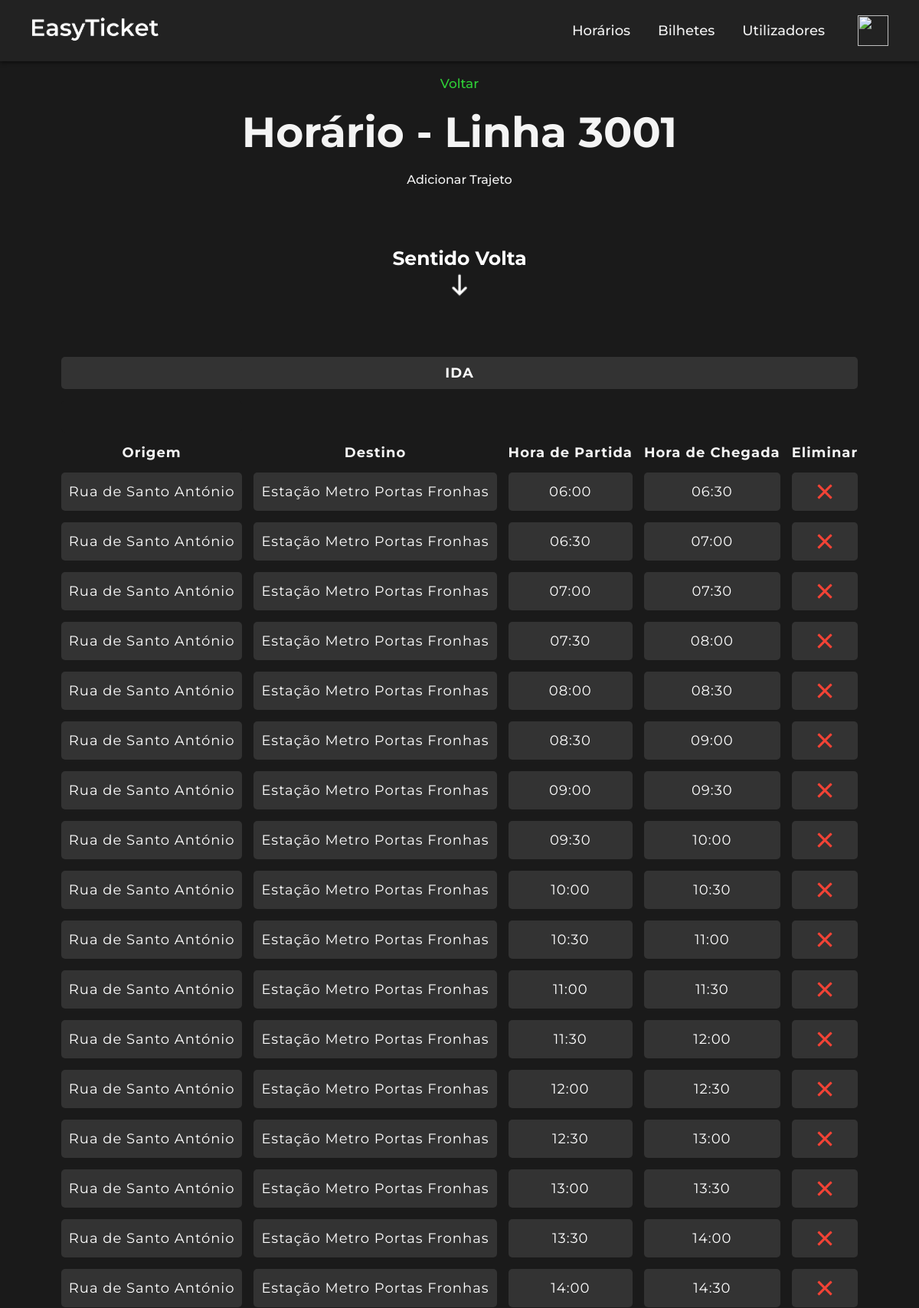
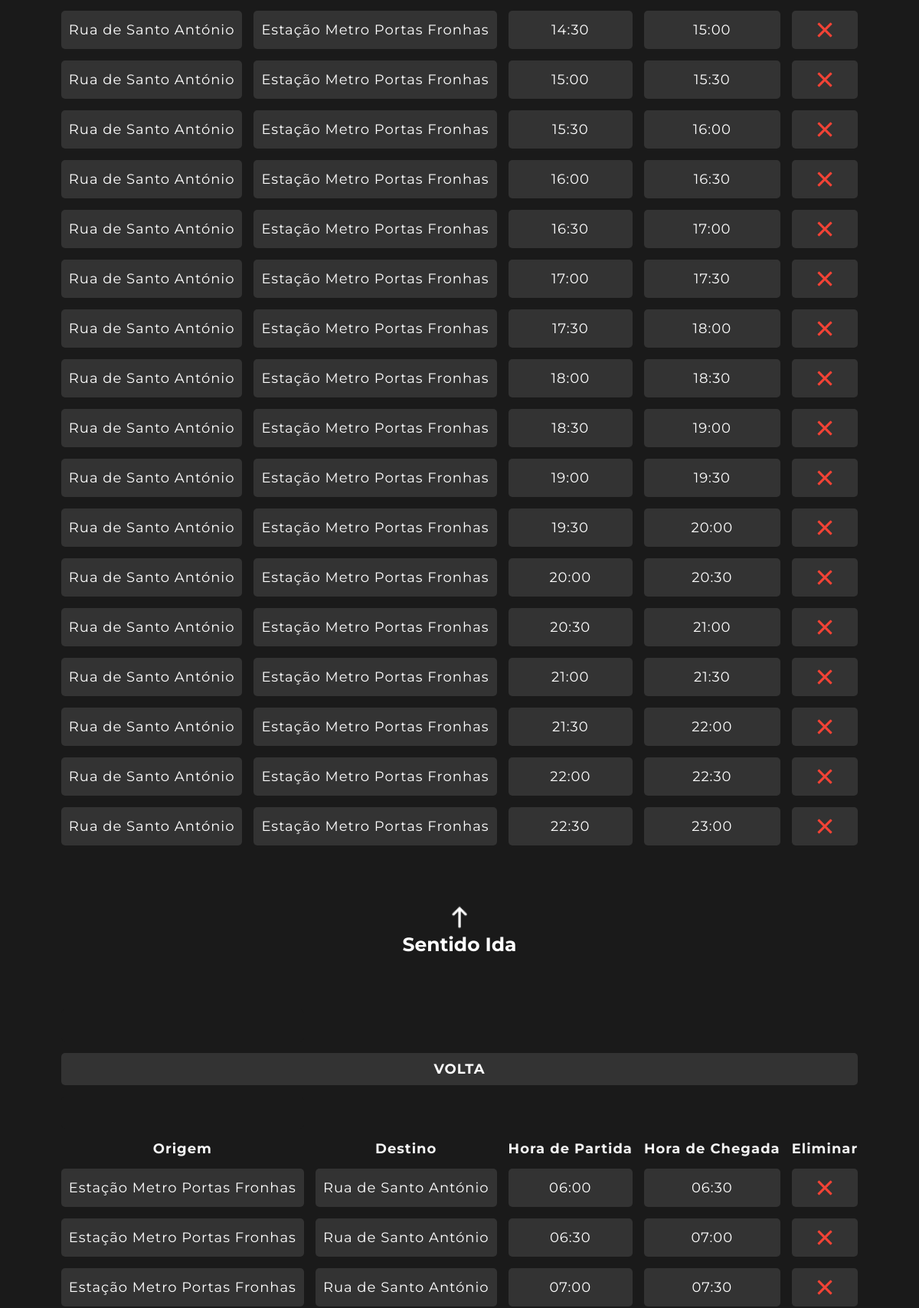
Page /linha_3001.php (signed in, upper part) on the committed database (2 pictures, top to bottom).
### tables this page shows
CREATE TABLE `viagem` (
  `id_viagem` int(11) NOT NULL,
  `id_autocarro` int(11) NOT NULL,
  `linha_autocarro` int(4) NOT NULL,
  `sentido` set('ida','volta') NOT NULL DEFAULT 'ida',
  `origem` varchar(40) NOT NULL,
  `destino` varchar(40) NOT NULL,
  `hora_partida` time NOT NULL,
  `hora_chegada` time NOT NULL
);

### linha_3001.php (the view, shortened to what this page needs)
<?php
if ($_SESSION['tipo_utilizador'] == 'admin') {
    require_once('menu.php');
} elseif ($_SESSION['tipo_utilizador'] == 'user') {
    require_once('menu2.php');
} elseif ($_SESSION['tipo_utilizador'] == 'semregisto') {
    require_once('menu3.php');
}
require_once('ligarbd.php');
$linha_autocarro = 3001;
$consulta_ida = "SELECT id_viagem, linha_autocarro, origem, destino, SUBSTRING(hora_partida, 1, 5) AS hora_partida, SUBSTRING(hora_chegada, 1, 5) AS hora_chegada
             FROM viagem WHERE sentido='ida' AND linha_autocarro = '$linha_autocarro' ORDER BY hora_partida";
$resultado_ida = mysqli_query($basedados, $consulta_ida);
$nregistos_ida = mysqli_num_rows($resultado_ida);
$consulta_volta = "SELECT id_viagem, linha_autocarro, origem, destino, SUBSTRING(hora_partida, 1, 5) AS hora_partida, SUBSTRING(hora_chegada, 1, 5) AS hora_chegada
             FROM viagem WHERE sentido='volta' AND linha_autocarro = '$linha_autocarro' ORDER BY hora_partida";
$resultado_volta = mysqli_query($basedados, $consulta_volta);
$nregistos_volta = mysqli_num_rows($resultado_volta);
?>
<html>
<head>
    <link href="style.css" rel="stylesheet" type="text/css">
</head>
<body>
<center>
    <br>
<center>
<a href="inicio.php#horarios">Voltar</a>
<br>
<h1>Horário - Linha 3001</h1>
    <br>
    <?php
if (isset($_SESSION['tipo_utilizador']) && $_SESSION['tipo_utilizador'] === "admin") {
	?>
    <p style="cursor:pointer;" onclick="scrollToBottom()">Adicionar Trajeto</p>
    <br><br>
<?php
}
?>
<?php
if ($nregistos_ida == 0 && $nregistos_volta == 0) {
    echo "<h1>Não há registos existentes para esta linha!</h1>";
    echo '<br><br><br><br>';
	if (isset($_SESSION['tipo_utilizador']) && $_SESSION['tipo_utilizador'] === "admin") {
    echo "<h2>Inserir Novo Trajeto</h2>";
    echo "<br>";
    echo "<a onclick='confirmainserir();'>";
    echo "<img src='img/inserir.png' title='Inserir' style='cursor: pointer;' >";
    echo "</a>";
    echo "<table>";
    echo "<tr><td style='background-color: #1a1a1a;'>&nbsp;</td></tr>";
    echo "</table>";
	}
    echo "<br>";
} else {
    ?>
<table class="trajeto-table">
    <?php
    if ($nregistos_ida == 0) {
        echo '<br><br><br><br>';
        echo "<p>Não há registos disponíveis para o sentido de ida.</p>";
    } else {
        if ($nregistos_volta > 0) {
            echo '<p class="section-link"><a href="javascript:void(0)" onclick="scrollToSection(\'volta\')">Sentido Volta</a></p>';
            echo '<img src="img/seta_baixo.png" class="section-img" onclick="scrollToSection(\'volta\')">';
        }
        echo '<tr>';
        echo '<br>';
        echo '<td colspan="7" style="text-align: center; font-weight: bold;" id="ida">IDA</td>';
        echo '<tr><td style="background-color: #1a1a1a;">&nbsp;</td></tr>';
        echo '</tr>';
        echo '<tr>';
        echo '<th> Origem </th>';
        echo '<th> Destino </th>';
        echo '<th> Hora de Partida </th>';
        echo '<th> Hora de Chegada </th>';
        if (isset($_SESSION['tipo_utilizador']) && $_SESSION['tipo_utilizador'] === "admin") {
            echo '<th> Eliminar </th>';
        }
        echo '</tr>';
        for ($i = 0; $i < $nregistos_ida; $i++) {
            $registo = mysqli_fetch_array($resultado_ida);
            echo '<tr>';
            echo '<td>'.$registo['origem'].'</td>';
            echo '<td>'.$registo['destino'].'</td>';
            echo '<td>'.$registo['hora_partida'].'</td>';
            echo '<td>'.$registo['hora_chegada'].'</td>';
            if (isset($_SESSION['tipo_utilizador']) && $_SESSION['tipo_utilizador'] === "admin") {
                echo '<td align="center"> <a onClick="confirmaremover(' . $registo['id_viagem'] . ');" style="cursor: pointer;">';
                echo '<img class="img-icon" src="img/eliminar.png"> </a></td>';
            }
            echo '</tr>';
        }
    }
    ?>
</table>
<br>
<table class="trajeto-table">
    <?php
    if ($nregistos_volta == 0) {
        echo '<br><br><br><br>';
        echo "<p>Não há registos disponíveis para o sentido de volta.</p>";
    } else {
        if ($nregistos_ida > 0) {
            echo '<img src="img/seta_cima.png" class="section-img" onclick="scrollToSection(\'ida\')">';
            echo '<p class="section-link"><a href="javascript:void(0)" onclick="scrollToSection(\'ida\')">Sentido Ida</a></p>';
        }
        echo '<tr>';
        echo '<tr><td style="background-color: #1a1a1a;">&nbsp;</td></tr>';
        echo '<td colspan="7" style="text-align: center; font-weight: bold;" id="volta">VOLTA</td>';
        echo '<tr><td style="background-color: #1a1a1a;">&nbsp;</td></tr>';
        echo '</tr>';
        echo '<tr>';
        echo '<th> Origem </th>';
        echo '<th> Destino </th>';
        echo '<th> Hora de Partida </th>';
        echo '<th> Hora de Chegada </th>';
        if (isset($_SESSION['tipo_utilizador']) && $_SESSION['tipo_utilizador'] === "admin") {
            echo '<th> Eliminar </th>';
        }
        echo '</tr>';
        for ($i = 0; $i < $nregistos_volta; $i++) {
            $registo = mysqli_fetch_array($resultado_volta);
            echo '<tr>';
            echo '<td>'.$registo['origem'].'</td>';
            echo '<td>'.$registo['destino'].'</td>';
            echo '<td>'.$registo['hora_partida'].'</td>';
            echo '<td>'.$registo['hora_chegada'].'</td>';
        if (isset($_SESSION['tipo_utilizador']) && $_SESSION['tipo_utilizador'] === "admin") {
            echo '<td align="center"> <a onClick="confirmaremover(' . $registo['id_viagem'] . ');" style="cursor: pointer;">';
            echo '<img class="img-icon" src="img/eliminar.png"> </a></td>';
        }
            echo '</tr>';
        }
    }
    ?>
</table>
<?php
if (isset($_SESSION['tipo_utilizador']) && $_SESSION['tipo_utilizador'] === "admin") {
	?>
<br><br>
<br>
<?php
}
?>
<br><br><br>
<?php
if ($nregistos_ida > 0 && $nregistos_volta > 0) {
?>
    <br>
<?php
    }
}
?>
    <br><br>
</center>
</body>
</html>

### style_navbar.css (style rules this page uses)
body { font-family: Arial, sans-serif; font-weight: 500; margin: 0; padding: 0; background-color: #1a1a1a; color: #f4f4f4; }
* { margin: 0; padding: 0; box-sizing: border-box; font-family: 'Montserrat', sans-serif; user-select: none; -moz-user-select: none; -webkit-user-select: none; -ms-user-select: none; -webkit-user-drag: none; -khtml-user-drag: none; -moz-user-drag: none; -o-user-drag: none; }
@media screen and (max-width: 1919px) and (min-width: 501px) { h1 { font-size: 50px; margin-top: 20px; } }
@media screen and (max-width: 1919px) and (min-width: 501px) { body { font-family: Arial, sans-serif; font-weight: 500; margin: 0; padding: 0; background-color: #1a1a1a; color: #f4f4f4; } }
@media screen and (max-width: 1919px) and (min-width: 501px) { a { color: #2ece36; font-weight: 500; font-size: 20px; text-decoration: none; transition: color 0.3s ease; } }

### style.css (style rules this page uses)
* { user-select: none; -moz-user-select: none; -webkit-user-select: none; -ms-user-select: none; -webkit-user-drag: none; -khtml-user-drag: none; -moz-user-drag: none; -o-user-drag: none; margin: 0; padding: 0; box-sizing: border-box; font-family: 'Montserrat', sans-serif; }
p, svg, button,input, img:active, a:active { -webkit-tap-highlight-color: rgba(0, 0, 0, 0); -webkit-focus-ring-color: rgba(0, 0, 0, 0); outline: none !important; }
@media screen and (max-width: 1919px) and (min-width: 501px) { h1 { font-size: 55px; margin-top: 20px; text-align: center; } }
@media screen and (max-width: 1919px) and (min-width: 501px) { body { font-family: Arial, sans-serif; font-weight: 500; margin: 0; padding: 0; background-color: #1a1a1a; color: #f4f4f4; } }
@media screen and (max-width: 1919px) and (min-width: 501px) { a { color: #2ece36; font-weight: 500; font-size: 17px; text-decoration: none; transition: color 0.3s ease; } }
@media screen and (max-width: 1919px) and (min-width: 501px) { table { margin: 0 auto; border-collapse: separate; border-spacing: 15px; font-size: 18px; text-align: center; letter-spacing: 1px; vertical-align: middle; width: auto; } }
@media screen and (max-width: 1919px) and (min-width: 501px) { td { border-radius: 5px; background-color: rgb(51, 51, 51); padding: 10px; color: white; } }
@media screen and (max-width: 1919px) and (min-width: 501px) { .section-link { font-size: 20px; color: white; cursor: pointer; text-decoration: none; } }
@media screen and (max-width: 1919px) and (min-width: 501px) { .section-link a { font-size: 25px; font-weight: bold; cursor: pointer; text-decoration: none; color: white; } }
@media screen and (max-width: 1919px) and (min-width: 501px) { .section-img { cursor: pointer; width: 40px; height: auto; } }
@media screen and (max-width: 1919px) and (min-width: 501px) { .img-icon { width: 30px; height: 30px; margin: 0 auto; display: block; } }

### rows in the picture
viagem: origem "Rua de Santo António", destino "Estação Metro Portas Fronhas", hora_partida "06:00", hora_chegada "06:30"
viagem: origem "Rua de Santo António", destino "Estação Metro Portas Fronhas", hora_partida "06:30", hora_chegada "07:00"
viagem: origem "Rua de Santo António", destino "Estação Metro Portas Fronhas", hora_partida "07:00", hora_chegada "07:30"
viagem: origem "Rua de Santo António", destino "Estação Metro Portas Fronhas", hora_partida "07:30", hora_chegada "08:00"
viagem: origem "Rua de Santo António", destino "Estação Metro Portas Fronhas", hora_partida "08:00", hora_chegada "08:30"
viagem: origem "Rua de Santo António", destino "Estação Metro Portas Fronhas", hora_partida "08:30", hora_chegada "09:00"
viagem: origem "Rua de Santo António", destino "Estação Metro Portas Fronhas", hora_partida "09:00", hora_chegada "09:30"
viagem: origem "Rua de Santo António", destino "Estação Metro Portas Fronhas", hora_partida "09:30", hora_chegada "10:00"
viagem: origem "Rua de Santo António", destino "Estação Metro Portas Fronhas", hora_partida "10:00", hora_chegada "10:30"
viagem: origem "Rua de Santo António", destino "Estação Metro Portas Fronhas", hora_partida "10:30", hora_chegada "11:00"
viagem: origem "Rua de Santo António", destino "Estação Metro Portas Fronhas", hora_partida "11:00", hora_chegada "11:30"
viagem: origem "Rua de Santo António", destino "Estação Metro Portas Fronhas", hora_partida "11:30", hora_chegada "12:00"
viagem: origem "Rua de Santo António", destino "Estação Metro Portas Fronhas", hora_partida "12:00", hora_chegada "12:30"
viagem: origem "Rua de Santo António", destino "Estação Metro Portas Fronhas", hora_partida "12:30", hora_chegada "13:00"
viagem: origem "Rua de Santo António", destino "Estação Metro Portas Fronhas", hora_partida "13:00", hora_chegada "13:30"
viagem: origem "Rua de Santo António", destino "Estação Metro Portas Fronhas", hora_partida "13:30", hora_chegada "14:00"
viagem: origem "Rua de Santo António", destino "Estação Metro Portas Fronhas", hora_partida "14:00", hora_chegada "14:30"
viagem: origem "Rua de Santo António", destino "Estação Metro Portas Fronhas", hora_partida "14:30", hora_chegada "15:00"
viagem: origem "Rua de Santo António", destino "Estação Metro Portas Fronhas", hora_partida "15:00", hora_chegada "15:30"
viagem: origem "Rua de Santo António", destino "Estação Metro Portas Fronhas", hora_partida "15:30", hora_chegada "16:00"
viagem: origem "Rua de Santo António", destino "Estação Metro Portas Fronhas", hora_partida "16:00", hora_chegada "16:30"
viagem: origem "Rua de Santo António", destino "Estação Metro Portas Fronhas", hora_partida "16:30", hora_chegada "17:00"
viagem: origem "Rua de Santo António", destino "Estação Metro Portas Fronhas", hora_partida "17:00", hora_chegada "17:30"
viagem: origem "Rua de Santo António", destino "Estação Metro Portas Fronhas", hora_partida "17:30", hora_chegada "18:00"
viagem: origem "Rua de Santo António", destino "Estação Metro Portas Fronhas", hora_partida "18:00", hora_chegada "18:30"
viagem: origem "Rua de Santo António", destino "Estação Metro Portas Fronhas", hora_partida "18:30", hora_chegada "19:00"
viagem: origem "Rua de Santo António", destino "Estação Metro Portas Fronhas", hora_partida "19:00", hora_chegada "19:30"
viagem: origem "Rua de Santo António", destino "Estação Metro Portas Fronhas", hora_partida "19:30", hora_chegada "20:00"
viagem: origem "Rua de Santo António", destino "Estação Metro Portas Fronhas", hora_partida "20:00", hora_chegada "20:30"
viagem: origem "Rua de Santo António", destino "Estação Metro Portas Fronhas", hora_partida "20:30", hora_chegada "21:00"
viagem: origem "Rua de Santo António", destino "Estação Metro Portas Fronhas", hora_partida "21:00", hora_chegada "21:30"
viagem: origem "Rua de Santo António", destino "Estação Metro Portas Fronhas", hora_partida "21:30", hora_chegada "22:00"
viagem: origem "Rua de Santo António", destino "Estação Metro Portas Fronhas", hora_partida "22:00", hora_chegada "22:30"
viagem: origem "Rua de Santo António", destino "Estação Metro Portas Fronhas", hora_partida "22:30", hora_chegada "23:00"
viagem: origem "Estação Metro Portas Fronhas", destino "Rua de Santo António", hora_partida "06:00", hora_chegada "06:30"
viagem: origem "Estação Metro Portas Fronhas", destino "Rua de Santo António", hora_partida "06:30", hora_chegada "07:00"
viagem: origem "Estação Metro Portas Fronhas", destino "Rua de Santo António", hora_partida "07:00", hora_chegada "07:30"
